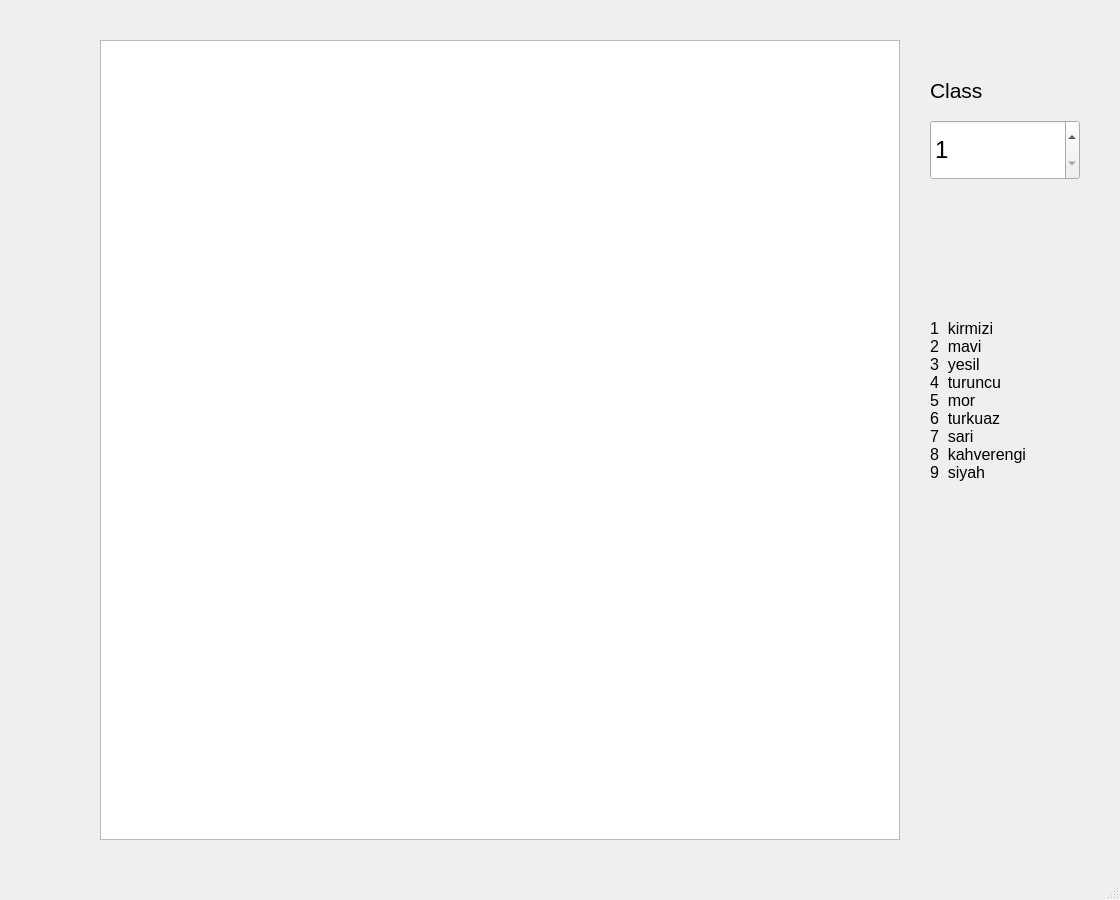
<?xml version="1.0" encoding="UTF-8"?>
<ui version="4.0">
 <class>TrainerClass</class>
 <widget class="QMainWindow" name="TrainerClass">
  <property name="geometry">
   <rect>
    <x>0</x>
    <y>0</y>
    <width>1120</width>
    <height>900</height>
   </rect>
  </property>
  <property name="minimumSize">
   <size>
    <width>1120</width>
    <height>900</height>
   </size>
  </property>
  <property name="windowTitle">
   <string>Point Recorder</string>
  </property>
  <widget class="QWidget" name="centralWidget">
   <widget class="QGraphicsView" name="xy_plane">
    <property name="geometry">
     <rect>
      <x>100</x>
      <y>40</y>
      <width>800</width>
      <height>800</height>
     </rect>
    </property>
    <property name="minimumSize">
     <size>
      <width>800</width>
      <height>800</height>
     </size>
    </property>
    <property name="maximumSize">
     <size>
      <width>800</width>
      <height>800</height>
     </size>
    </property>
    <property name="baseSize">
     <size>
      <width>800</width>
      <height>800</height>
     </size>
    </property>
   </widget>
   <widget class="QLabel" name="label_class">
    <property name="geometry">
     <rect>
      <x>930</x>
      <y>70</y>
      <width>150</width>
      <height>40</height>
     </rect>
    </property>
    <property name="font">
     <font>
      <pointsize>16</pointsize>
     </font>
    </property>
    <property name="text">
     <string>Class</string>
    </property>
   </widget>
   <widget class="QSpinBox" name="Spinbox_Class">
    <property name="geometry">
     <rect>
      <x>930</x>
      <y>120</y>
      <width>150</width>
      <height>60</height>
     </rect>
    </property>
    <property name="font">
     <font>
      <pointsize>18</pointsize>
     </font>
    </property>
    <property name="minimum">
     <number>1</number>
    </property>
    <property name="maximum">
     <number>9</number>
    </property>
    <property name="value">
     <number>1</number>
    </property>
   </widget>
   <widget class="QLabel" name="label_info">
    <property name="geometry">
     <rect>
      <x>930</x>
      <y>200</y>
      <width>150</width>
      <height>400</height>
     </rect>
    </property>
    <property name="font">
     <font>
      <pointsize>12</pointsize>
     </font>
    </property>
    <property name="text">
     <string notr="true">1  kirmizi
2  mavi
3  yesil
4  turuncu
5  mor
6  turkuaz
7  sari
8  kahverengi
9  siyah</string>
    </property>
   </widget>
  </widget>
  <widget class="QStatusBar" name="statusBar"/>
 </widget>
 <layoutdefault spacing="6" margin="11"/>
 <resources>
  <include location="Trainer.qrc"/>
 </resources>
 <connections/>
</ui>
